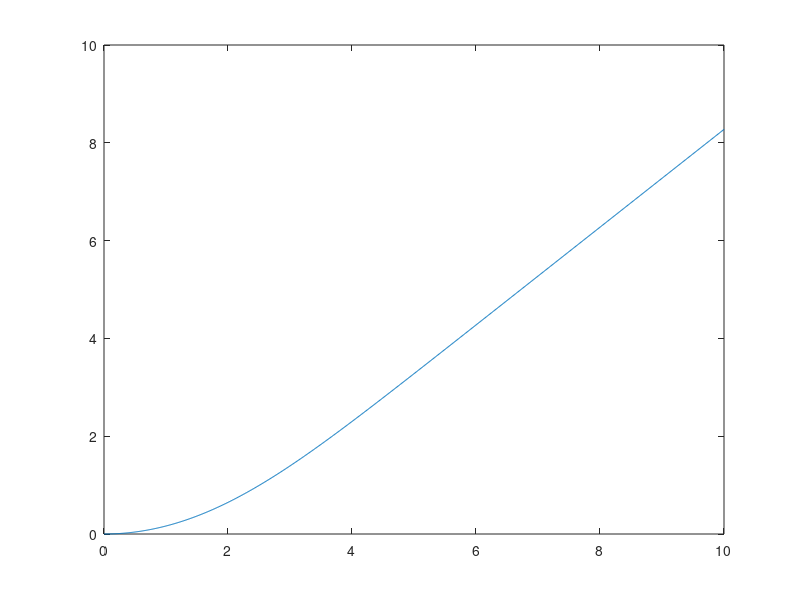
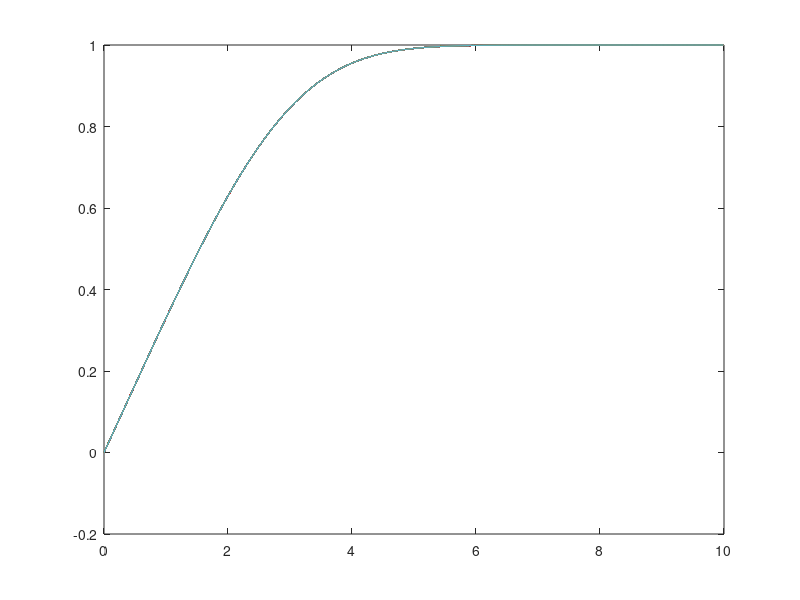

The MATLAB script that drew these images, in order:
% solve non-linear Boundary Value Problem using finite difference
% The problem is Blassius

%% ff'' +2*f''' = 0
clear


% define mesh
h = .01; % Step size
etamin = 0;
etamax = 10;
eta = etamin:h:etamax;
N = length(eta);


%% make vector of equations
feta = zeros(N,1);
flag = 0;
counter = 0;
tol = .01;
itermax = 100;
while flag == 0
    F(1)  = feta(1); % initial condition f(0) =0
    F(2) = feta(1) - feta(2); % intial condition that f'(0) = 0 => so F(1)=F(2)=0   I think...
    for i =3:N-2
        F(i) = feta(i)*(feta(i+1) - 2*feta(i) + feta(i-1))/h/h + 2*(feta(i+2)-2*feta(i+1)+2*feta(i-1)-feta(i-2))/2/h/h/h;
    end
    F(N-1) = feta(N-1)-feta(N-2)-h; % boundary condition f'(inf) =1
    F(N) = feta(N) - feta(N-1) - h; % same as above, just one over
    %% make Jacobian
    J = zeros(N);
    J(1,1) = 1; % bc feta(1) =0 is the first equation
    J(2,1) = 1; J(2,2) = -1; %bc feta(1)-feta(2)=0 is the second equation
    for i = 3:N-2
        J(i,i-2) = -h^-3;
        J(i,i-1) = feta(i)/h/h + 2/h/h/h;
        J(i,i) = (feta(i+1)-4*feta(i)+feta(i-1))/h/h;
        J(i,i+1) = feta(i)/h/h -2*h^-3;
        J(i,i+2) = h^-3;
    end
    J(N-1,N-1) = 1; J(N-1,N-2) = -1; % boundary condition f'(inf) = 1
    J(N,N-1) = -1; J(N,N) = 1; % partial derivatives of line 30
    %% define new fetas
    feta = feta - J\F';
    %% Test if new fetas solve F(feta) = 0
    if tol > norm(F)
        flag = 1;
        'tolerance met'
    elseif counter > itermax
        flag = -1;
        'tolerance not met'
    end
    counter = counter + 1;
end
figure(1)
plot(eta,feta)

u_over_U = diff(feta)./diff(eta);
eta = eta(1:end-1);

figure(2)
plot(eta,u_over_U)
